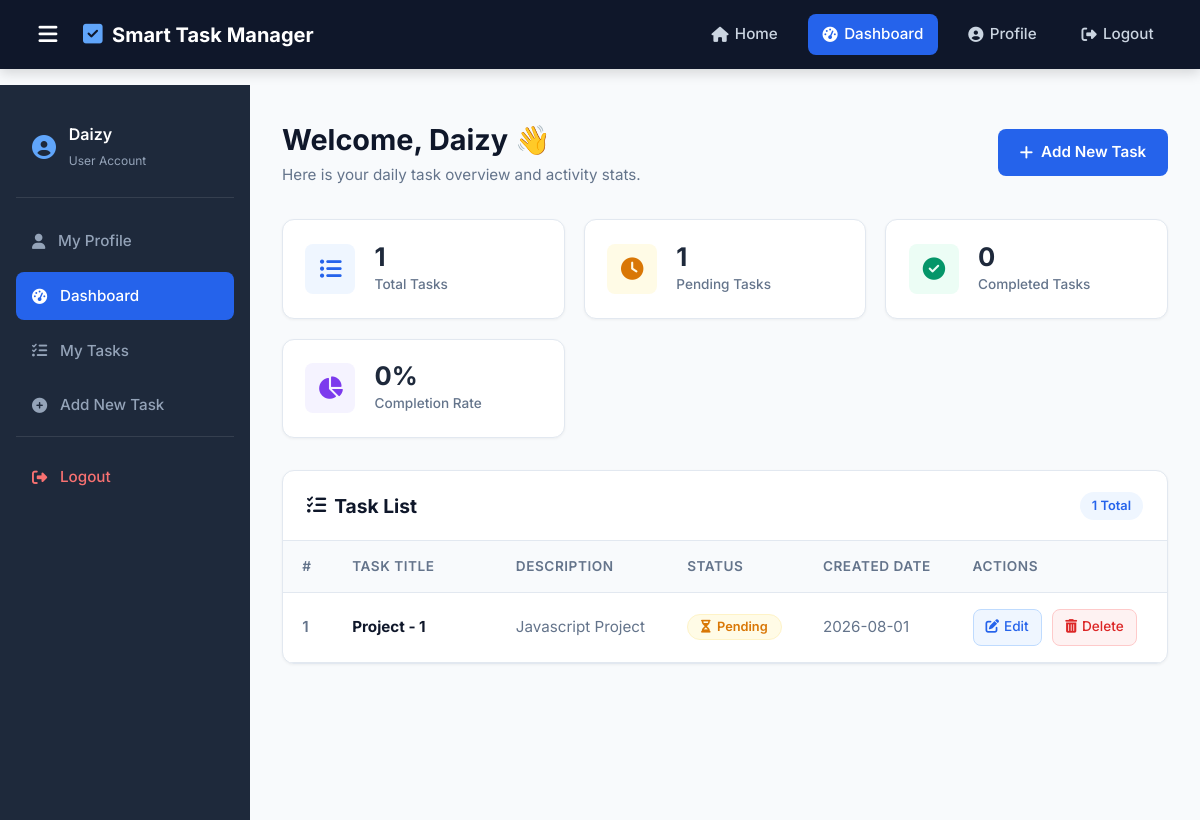
Page /dashboard (signed in) on the committed database.
### models/user.py (models this page shows)
class User(db.Model):
    id = db.Column(db.Integer, primary_key=True)
    name = db.Column(db.String(100), nullable=False)
    email = db.Column(db.String(100), unique=True, nullable=False)
    password = db.Column(db.String(255), nullable=False)

### models/task.py (models this page shows)
class Task(db.Model):
    id = db.Column(db.Integer, primary_key=True)
    title = db.Column(db.String(200), nullable=False)
    description = db.Column(db.Text)
    status = db.Column(db.String(20), default="Pending")
    created_at = db.Column(db.DateTime, default=datetime.utcnow)
    user_id = db.Column(
        db.Integer,
        db.ForeignKey("user.id"),
        nullable=False
    )

### app.py (the view)
@app.route("/dashboard")
def dashboard():
    user_id = session.get("user_id")
    if not user_id:
        flash("Please login first!", "error")
        return redirect(url_for("login"))
    user = User.query.get(user_id)
    tasks = Task.query.filter_by(user_id=user_id).all()
    return render_template(
        "dashboard.html",
        user=user,
        tasks=tasks
    )

### templates/dashboard.html (shortened to what this page needs)
{% extends "base.html" %}
{% block content %}
<div class="dashboard-layout">
    <aside class="sidebar" id="sidebar">
        <div class="sidebar-header">
            <i class="fa-solid fa-user-circle sidebar-icon"></i>
            <div>
                <p class="sidebar-user-name">{{ user.name }}</p>
                <small style="color: #94a3b8; font-size: 0.75rem;">User Account</small>
            </div>
        </div>
        <ul class="sidebar-menu">
            <li>
                <a href="/profile" class="sidebar-link {% if request.path == '/profile' %}active{% endif %}">
                    <i class="fa-solid fa-user"></i> My Profile
                </a>
            </li>
            <li>
                <a href="/dashboard" class="sidebar-link {% if request.path == '/dashboard' %}active{% endif %}">
                    <i class="fa-solid fa-gauge-high"></i> Dashboard
                </a>
            </li>
            <li>
                <a href="#tasks" class="sidebar-link">
                    <i class="fa-solid fa-list-check"></i> My Tasks
                </a>
            </li>
            <li>
                <a href="/add_task" class="sidebar-link">
                    <i class="fa-solid fa-plus-circle"></i> Add New Task
                </a>
            </li>
            <li class="sidebar-logout">
                <a href="/logout" class="sidebar-link text-danger">
                    <i class="fa-solid fa-right-from-bracket"></i> Logout
                </a>
            </li>
        </ul>
    </aside>
    <main class="dashboard-main">
        <div class="dashboard-header">
            <div>
                <h1 class="welcome-title">Welcome, {{ user.name }} 👋</h1>
                <p class="welcome-subtitle">Here is your daily task overview and activity stats.</p>
            </div>
            <a href="/add_task" class="btn btn-primary">
                <i class="fa-solid fa-plus"></i> Add New Task
            </a>
        </div>
        <div class="dashboard-cards">
            <div class="stat-card card-total">
                <div class="stat-icon">
                    <i class="fa-solid fa-list-ul"></i>
                </div>
                <div class="stat-info">
                    <h3>{{ tasks | length }}</h3>
                    <p>Total Tasks</p>
                </div>
            </div>
            <div class="stat-card card-pending">
                <div class="stat-icon">
                    <i class="fa-solid fa-clock"></i>
                </div>
                <div class="stat-info">
                    <h3>{{ tasks | selectattr('status', 'equalto', 'Pending') | list | length }}</h3>
                    <p>Pending Tasks</p>
                </div>
            </div>
            <div class="stat-card card-completed">
                <div class="stat-icon">
                    <i class="fa-solid fa-circle-check"></i>
                </div>
                <div class="stat-info">
                    <h3>{{ tasks | selectattr('status', 'equalto', 'Completed') | list | length }}</h3>
                    <p>Completed Tasks</p>
                </div>
            </div>
            <div class="stat-card card-recent">
                <div class="stat-icon">
                    <i class="fa-solid fa-chart-pie"></i>
                </div>
                <div class="stat-info">
                    {% set total = tasks | length %}
                    {% set completed = tasks | selectattr('status', 'equalto', 'Completed') | list | length %}
                    {% if total > 0 %}
                        <h3>{{ ((completed / total) * 100) | round | int }}%</h3>
                    {% else %}
                        <h3>0%</h3>
                    {% endif %}
                    <p>Completion Rate</p>
                </div>
            </div>
        </div>
        <div class="table-card" id="tasks">
            <div class="table-card-header">
                <h2><i class="fa-solid fa-list-check"></i> Task List</h2>
                <span class="task-count-badge">{{ tasks | length }} Total</span>
            </div>
            <div class="table-responsive">
                <table class="task-table">
                    <thead>
                        <tr>
                            <th style="width: 50px;">#</th>
                            <th>Task Title</th>
                            <th>Description</th>
                            <th>Status</th>
                            <th>Created Date</th>
                            <th>Actions</th>
                        </tr>
                    </thead>
                    <tbody>
                        {% for task in tasks %}
                            <tr>
                                <td style="font-weight: 600; color: #64748b;">
                                    {{ loop.index }}
                                </td>
                                <td class="task-title-cell">
                                    <strong>{{ task.title }}</strong>
                                </td>
                                <td class="task-desc-cell">
                                    {{ task.description if task.description else "No description provided." }}
                                </td>
                                <td>
                                    {% if task.status == "Completed" %}
                                        <span class="badge badge-completed">
                                            <i class="fa-solid fa-check"></i> Completed
                                        </span>
                                    {% else %}
                                        <span class="badge badge-pending">
                                            <i class="fa-solid fa-hourglass-half"></i> Pending
                                        </span>
                                    {% endif %}
                                </td>
                                <td class="task-date-cell">
                                    {% if task.created_at %}
                                        {{ task.created_at.strftime('%Y-%m-%d') }}
                                    {% else %}
                                        N/A
                                    {% endif %}
                                </td>
                                <td class="actions-cell">
                                    <a href="/edit_task/{{ task.id }}" class="btn-action btn-edit" title="Edit Task">
                                        <i class="fa-solid fa-pen-to-square"></i> Edit
                                    </a>
                                    <a href="/delete_task/{{ task.id }}"
                                       class="btn-action btn-delete"
                                       title="Delete Task"
                                       onclick="return confirm('Are you sure you want to delete this task?');">
                                        <i class="fa-solid fa-trash-can"></i> Delete
                                    </a>
                                </td>
                            </tr>
                        {% endfor %}
                    </tbody>
                </table>
            </div>
        </div>
    </main>
</div>
{% endblock %}

### rows in the picture
User: name "Daizy"
Task: title "Project - 1", description "Javascript Project", status "Pending" (drawn), created_at "2026-08-01"

### other values in the picture
{{ tasks | length }} "1"
{{ tasks | selectattr('status', 'equalto', 'Pending') | list | length }} "1"
{{ tasks | selectattr('status', 'equalto', 'Completed') | list | length }} "0"
{{ ((completed / total) * 100) | round | int }} "0"
